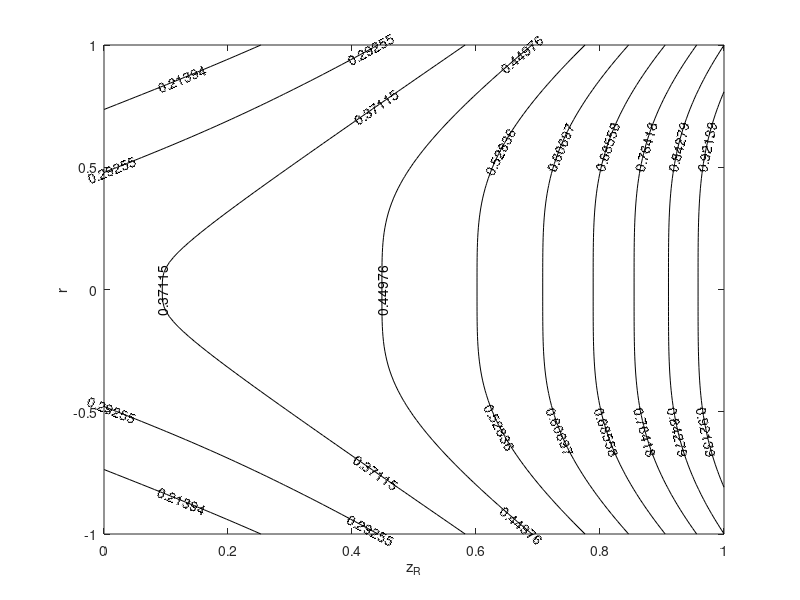

Here is the MATLAB script that generated this plot:
width=1;
angle = -10.54/30*0.0; %TO ROTATE CLOCKWISE BY X DEGREES
R = [cos(angle) -sin(angle);sin(angle) cos(angle)];  %CREATE THE MATRIX
%R = [0.97 -0.03;0.03 0.97];
x = linspace(-width*0.0,width);
y = linspace(-width,width);
[Xq,Yq] = meshgrid(x,y); % Original
XY = [Xq(:) Yq(:)]; % Create Matrix Of Vectors
%Z = sin(X) + cos(Y);
rotXY=XY*R';  %MULTIPLY VECTORS BY THE ROT MATRIX
Z = Xq.*exp(-(Xq.^2+Yq.^2)/width^2); % ‘Z’ To Provide A Surface
phi=det(R*R);
%Z = sin(X)

%contourf(X,Y,Z,10)
%colorbar("on")
Xqr = reshape(rotXY(:,1), size(Xq,1), []);
Yqr = reshape(rotXY(:,2), size(Yq,1), []);


Zr = exp(-(Xqr.^2+Yqr.^2-2*Xqr.*sqrt(Xqr.^2+Yqr.^2)*phi+phi^2)/width^2); % ‘Z’ To Provide A Surface


%Zr = Zr/max(max(Zr));

contour(Xqr,Yqr,Zr,10,'ShowText',"on", 'linecolor','black') % Rotated contour(X,Y,Z,'ShowText','on')
t = xlabel('z_R');
t = ylabel('r');
%,true,"LabelFormat","%0.1f m"

%contour(Zr,10,"ShowText","on","LabelFormat",@mylabel, 'linecolor','b')
xlim([0 width])
ylim([-width width])

function labels = mylabel(vals)
feetPerMeter = 3.28084;
feet = round(vals.*feetPerMeter);
labels = vals + " m (" + feet + " ft)";
labels(vals == 0) = "0 nm";
end
